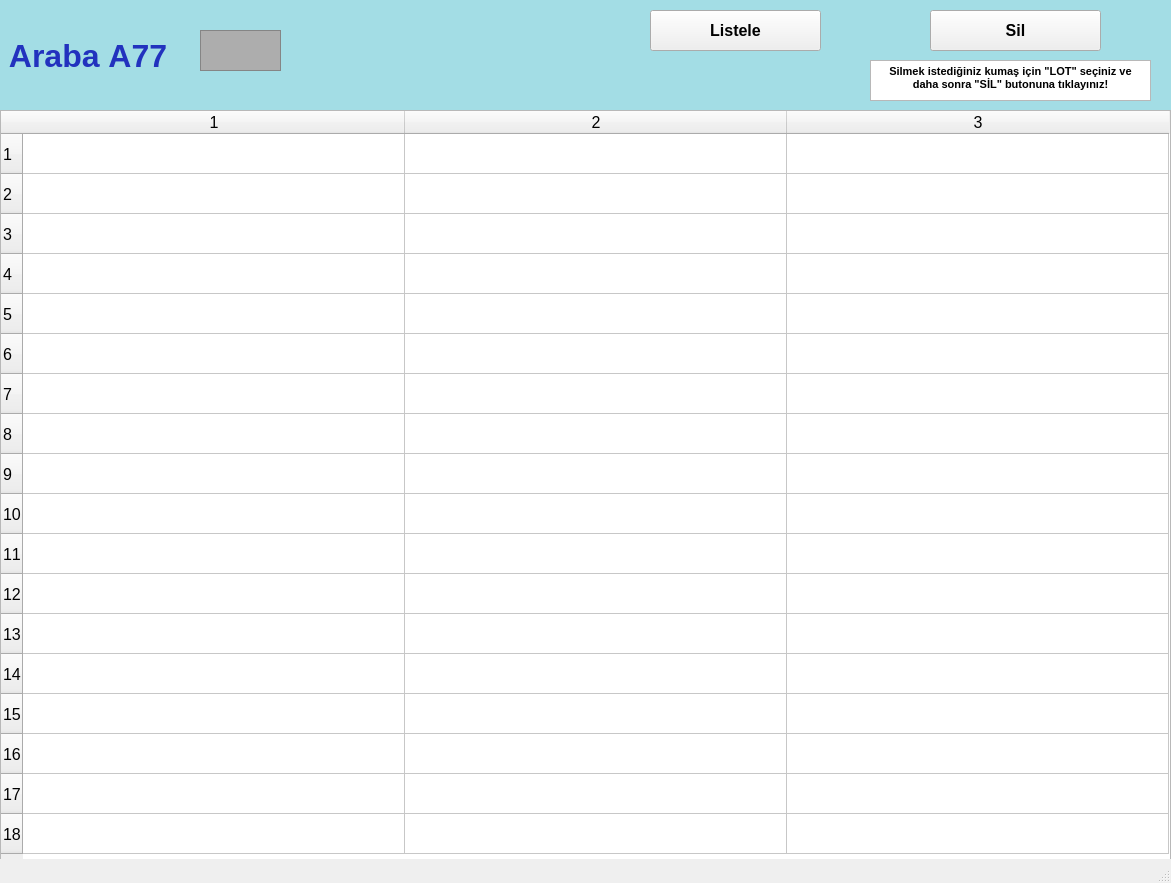
<?xml version="1.0" encoding="UTF-8"?>
<ui version="4.0">
 <class>arabalarA77_ekran</class>
 <widget class="QMainWindow" name="arabalarA77_ekran">
  <property name="geometry">
   <rect>
    <x>0</x>
    <y>0</y>
    <width>1171</width>
    <height>883</height>
   </rect>
  </property>
  <property name="font">
   <font>
    <pointsize>12</pointsize>
    <weight>50</weight>
    <bold>false</bold>
    <kerning>false</kerning>
   </font>
  </property>
  <property name="windowTitle">
   <string/>
  </property>
  <widget class="QWidget" name="centralwidget">
   <widget class="QLabel" name="arabaA1yazi_lbl">
    <property name="geometry">
     <rect>
      <x>0</x>
      <y>0</y>
      <width>1171</width>
      <height>111</height>
     </rect>
    </property>
    <property name="font">
     <font>
      <pointsize>24</pointsize>
      <weight>75</weight>
      <bold>true</bold>
     </font>
    </property>
    <property name="styleSheet">
     <string notr="true">background-color: rgb(163, 221, 229);
color: rgb(34, 50, 190);</string>
    </property>
    <property name="text">
     <string> Araba A77</string>
    </property>
   </widget>
   <widget class="QFrame" name="arabaA1_img">
    <property name="geometry">
     <rect>
      <x>200</x>
      <y>30</y>
      <width>81</width>
      <height>41</height>
     </rect>
    </property>
    <property name="styleSheet">
     <string notr="true">background-color: rgb(173, 173, 173);</string>
    </property>
    <property name="frameShape">
     <enum>QFrame::StyledPanel</enum>
    </property>
    <property name="frameShadow">
     <enum>QFrame::Raised</enum>
    </property>
   </widget>
   <widget class="QPushButton" name="listele77_btn">
    <property name="geometry">
     <rect>
      <x>650</x>
      <y>10</y>
      <width>171</width>
      <height>41</height>
     </rect>
    </property>
    <property name="font">
     <font>
      <pointsize>12</pointsize>
      <weight>75</weight>
      <bold>true</bold>
     </font>
    </property>
    <property name="text">
     <string>Listele</string>
    </property>
   </widget>
   <widget class="QTableWidget" name="A77_tw">
    <property name="geometry">
     <rect>
      <x>0</x>
      <y>110</y>
      <width>1171</width>
      <height>751</height>
     </rect>
    </property>
    <property name="baseSize">
     <size>
      <width>0</width>
      <height>0</height>
     </size>
    </property>
    <property name="rowCount">
     <number>18</number>
    </property>
    <property name="columnCount">
     <number>3</number>
    </property>
    <attribute name="horizontalHeaderVisible">
     <bool>true</bool>
    </attribute>
    <attribute name="horizontalHeaderCascadingSectionResizes">
     <bool>false</bool>
    </attribute>
    <attribute name="horizontalHeaderDefaultSectionSize">
     <number>382</number>
    </attribute>
    <attribute name="horizontalHeaderMinimumSectionSize">
     <number>38</number>
    </attribute>
    <attribute name="verticalHeaderDefaultSectionSize">
     <number>40</number>
    </attribute>
    <attribute name="verticalHeaderMinimumSectionSize">
     <number>23</number>
    </attribute>
    <row/>
    <row/>
    <row/>
    <row/>
    <row/>
    <row/>
    <row/>
    <row/>
    <row/>
    <row/>
    <row/>
    <row/>
    <row/>
    <row/>
    <row/>
    <row/>
    <row/>
    <row/>
    <column/>
    <column/>
    <column/>
   </widget>
   <widget class="QPushButton" name="sil77_btn">
    <property name="geometry">
     <rect>
      <x>930</x>
      <y>10</y>
      <width>171</width>
      <height>41</height>
     </rect>
    </property>
    <property name="font">
     <font>
      <pointsize>12</pointsize>
      <weight>75</weight>
      <bold>true</bold>
     </font>
    </property>
    <property name="text">
     <string>Sil</string>
    </property>
   </widget>
   <widget class="QTextBrowser" name="textBrowser">
    <property name="geometry">
     <rect>
      <x>870</x>
      <y>60</y>
      <width>281</width>
      <height>41</height>
     </rect>
    </property>
    <property name="html">
     <string>&lt;!DOCTYPE HTML PUBLIC &quot;-//W3C//DTD HTML 4.0//EN&quot; &quot;http://www.w3.org/TR/REC-html40/strict.dtd&quot;&gt;
&lt;html&gt;&lt;head&gt;&lt;meta name=&quot;qrichtext&quot; content=&quot;1&quot; /&gt;&lt;style type=&quot;text/css&quot;&gt;
p, li { white-space: pre-wrap; }
&lt;/style&gt;&lt;/head&gt;&lt;body style=&quot; font-family:'MS Shell Dlg 2'; font-size:12pt; font-weight:400; font-style:normal;&quot;&gt;
&lt;p align=&quot;center&quot; style=&quot; margin-top:0px; margin-bottom:0px; margin-left:0px; margin-right:0px; -qt-block-indent:0; text-indent:0px;&quot;&gt;&lt;span style=&quot; font-size:8pt; font-weight:600;&quot;&gt;Silmek istediğiniz kumaş için &amp;quot;LOT&amp;quot; seçiniz ve daha sonra &amp;quot;SİL&amp;quot; butonuna tıklayınız!&lt;/span&gt;&lt;/p&gt;&lt;/body&gt;&lt;/html&gt;</string>
    </property>
   </widget>
  </widget>
  <widget class="QStatusBar" name="statusbar"/>
 </widget>
 <resources/>
 <connections/>
</ui>
